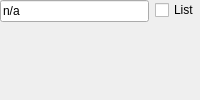
            <widget class="QWidget" name="wgtNoDataValue" native="true">
             <property name="sizePolicy">
              <sizepolicy hsizetype="Preferred" vsizetype="Fixed">
               <horstretch>0</horstretch>
               <verstretch>0</verstretch>
              </sizepolicy>
             </property>
             <layout class="QHBoxLayout" name="hblNoDataValue">
              <property name="sizeConstraint">
               <enum>QLayout::SetDefaultConstraint</enum>
              </property>
              <property name="leftMargin">
               <number>0</number>
              </property>
              <property name="topMargin">
               <number>0</number>
              </property>
              <property name="rightMargin">
               <number>0</number>
              </property>
              <property name="bottomMargin">
               <number>0</number>
              </property>
              <item>
               <layout class="QVBoxLayout" name="verticalLayout_5">
                <property name="sizeConstraint">
                 <enum>QLayout::SetDefaultConstraint</enum>
                </property>
                <item>
                 <widget class="QLineEdit" name="txtNoData">
                  <property name="text">
                   <string>n/a</string>
                  </property>
                 </widget>
                </item>
                <item>
                 <widget class="QWidget" name="wgtListNoDatas" native="true">
                  <layout class="QGridLayout" name="gridLayout_2">
                   <property name="leftMargin">
                    <number>0</number>
                   </property>
                   <property name="topMargin">
                    <number>0</number>
                   </property>
                   <property name="rightMargin">
                    <number>0</number>
                   </property>
                   <property name="bottomMargin">
                    <number>0</number>
                   </property>
                   <item row="0" column="0">
                    <widget class="QWidget" name="wgtVblNoDatas" native="true">
                     <layout class="QVBoxLayout" name="verticalLayout_6">
                      <property name="leftMargin">
                       <number>0</number>
                      </property>
                      <property name="topMargin">
                       <number>0</number>
                      </property>
                      <property name="rightMargin">
                       <number>0</number>
                      </property>
                      <property name="bottomMargin">
                       <number>0</number>
                      </property>
                      <item>
                       <layout class="QVBoxLayout" name="vblNoDatas">
                        <property name="rightMargin">
                         <number>0</number>
                        </property>
                       </layout>
                      </item>
                     </layout>
                    </widget>
                   </item>
                  </layout>
                 </widget>
                </item>
                <item>
                 <spacer name="verticalSpacer_4">
                  <property name="orientation">
                   <enum>Qt::Vertical</enum>
                  </property>
                  <property name="sizeType">
                   <enum>QSizePolicy::Expanding</enum>
                  </property>
                  <property name="sizeHint" stdset="0">
                   <size>
                    <width>20</width>
                    <height>1</height>
                   </size>
                  </property>
                 </spacer>
                </item>
               </layout>
              </item>
              <item>
               <layout class="QVBoxLayout" name="verticalLayout_4">
                <property name="sizeConstraint">
                 <enum>QLayout::SetDefaultConstraint</enum>
                </property>
                <item>
                 <widget class="QCheckBox" name="chkNoDataList">
                  <property name="focusPolicy">
                   <enum>Qt::StrongFocus</enum>
                  </property>
                  <property name="text">
                   <string>List</string>
                  </property>
                 </widget>
                </item>
                <item>
                 <spacer name="verticalSpacer_3">
                  <property name="orientation">
                   <enum>Qt::Vertical</enum>
                  </property>
                  <property name="sizeType">
                   <enum>QSizePolicy::Expanding</enum>
                  </property>
                  <property name="sizeHint" stdset="0">
                   <size>
                    <width>20</width>
                    <height>1</height>
                   </size>
                  </property>
                 </spacer>
                </item>
               </layout>
              </item>
             </layout>
            </widget>
